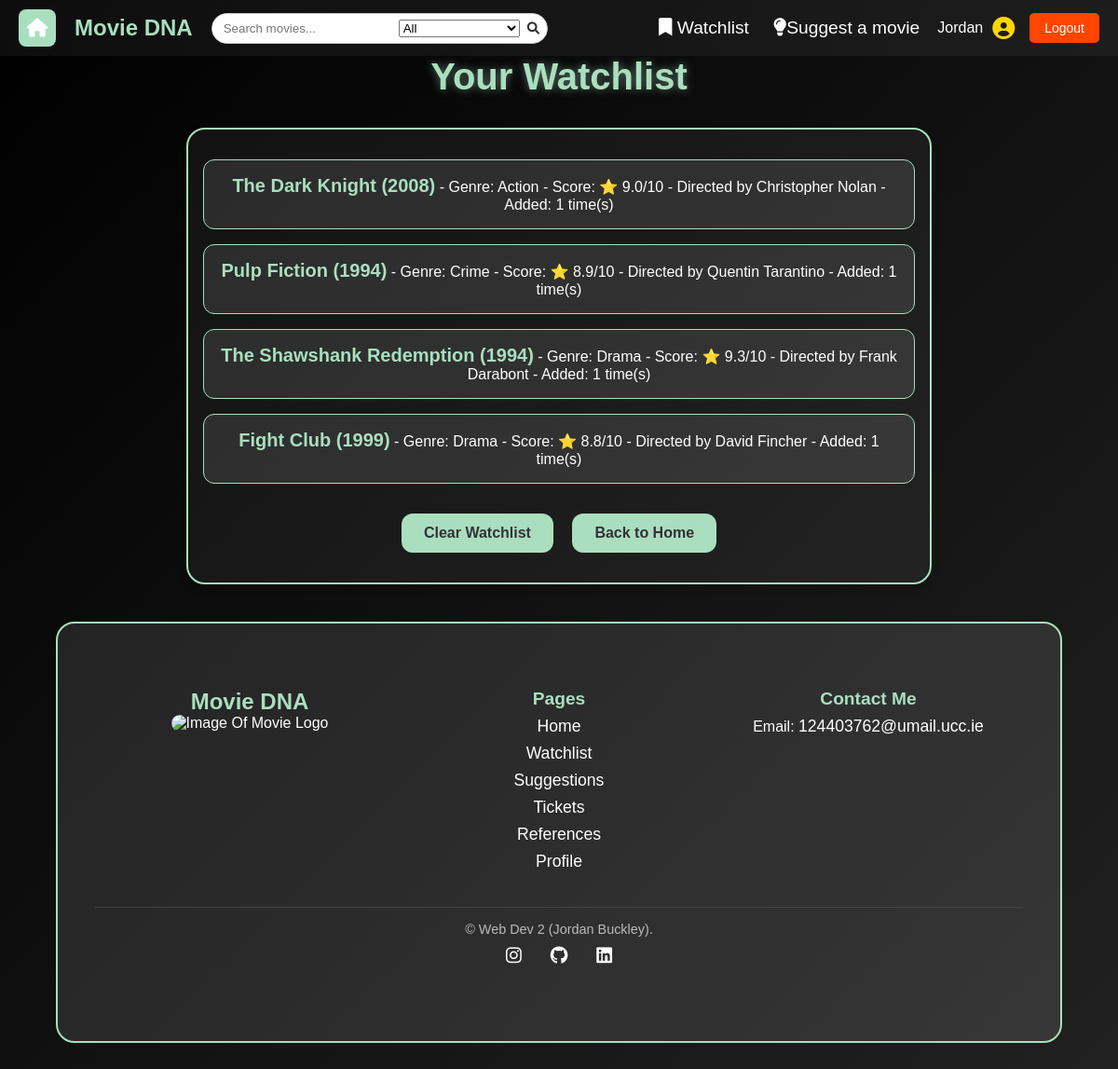
/watchlist (signed in), run on the app's committed database.
### tables this page shows
CREATE TABLE watchlist (
    user_id TEXT NOT NULL,
    movie_id INTEGER NOT NULL,
    count INTEGER DEFAULT 1,
    PRIMARY KEY (user_id, movie_id),
    FOREIGN KEY (user_id) REFERENCES users(user_id),
    FOREIGN KEY (movie_id) REFERENCES movies(movie_id)
);

CREATE TABLE movies 
(
    movie_id INTEGER PRIMARY KEY AUTOINCREMENT,
    title TEXT NOT NULL,
    genre TEXT NOT NULL,
    score FLOAT,
    year INTEGER,
    director TEXT,
    description TEXT
, image_path TEXT);

### app.py (the view)
@app.route("/watchlist")
@login_required
def cart():
    db = get_db()
    user_id = session["user_id"]
    watchlist = db.execute("""
        SELECT movies.*, watchlist.count
        FROM watchlist
        JOIN movies ON watchlist.movie_id = movies.movie_id
        WHERE watchlist.user_id = ?
    """, (user_id,)).fetchall()
    return render_template("watchlist.html", watchlist=watchlist)

### app.py (called while the page is built)
@app.before_request
def load_logged_in_user():
    g.user = session.get("user_id")
    g.is_admin = session.get("is_admin", False)

def login_required(view):
    @wraps(view)
    def wrapped_view(*args, **kwargs):
        if g.user is None:
            return(redirect(url_for("login", next=request.url)))
        return view(*args, **kwargs)
    return wrapped_view

### database.py (called while the page is built)
def get_db():
    if "db" not in g:
        g.db = sqlite3.connect(DATABASE,
                                detect_types=sqlite3.PARSE_DECLTYPES
                        )
        g.db.row_factory = sqlite3.Row
    return g.db

### templates/watchlist.html
{% extends "base.html" %}
{% block styles %}
<link rel="stylesheet" href="{{ url_for('static', filename='watchlist.css') }}">
{% endblock %}
{% block main_content %}
    <h1>Your Watchlist</h1>
    <section id="watchlist-links">
    {% if watchlist %}
        <ul>
            {% for movie in watchlist %}
                <li>
                    <strong>{{ movie.title }} ({{ movie.year }})</strong>
                    - Genre: {{ movie.genre }}
                    - Score: ⭐ {{ movie.score }}/10
                    - Directed by {{ movie.director }}
                    - Added: {{ movie.count }} time(s)
                </li>
            {% endfor %}
        </ul>
        <a href="{{ url_for('clear_watchlist') }}" class="btn">Clear Watchlist</a>
    {% else %}
        <p>Your watchlist is empty.</p>
    {% endif %}
    <a href="{{ url_for('index') }}" class="back-button">Back to Home</a>
    </section>
{% endblock %}

### static/styles.css (style rules this page uses)
* { margin: 0; padding: 0; box-sizing: border-box; }
body { font-family: 'Arial', sans-serif; background: linear-gradient(-45deg, #0f0f0f, #1c1c1c, #2c2c2c, #000000); background-size: 400% 400%; animation: movingBackground 10s ease infinite; color: white; text-align: center; min-height: 100vh; display: flex; flex-direction: column; }
.btn { display: inline-block; padding: 10px 20px; background: #A9DFBF; color: #333; text-decoration: none; font-size: 1rem; border-radius: 5px; transition: background 0.3s ease, transform 0.2s ease; margin: 5px; text-align: center; font-weight: bold; }
.back-button { display: inline-block; margin-top: 20px; padding: 10px 20px; background: #A9DFBF; color: #333; text-decoration: none; border-radius: 5px; transition: background 0.3s ease; }

### static/watchlist.css (style rules this page uses)
h1 { font-size: 2.5rem; color: #A9DFBF; margin-bottom: 2rem; text-shadow: 0 0 10px rgba(169, 223, 191, 0.5); }
#watchlist-links { max-width: 800px; margin: 0 auto; padding: 1rem; background: rgba(255, 255, 255, 0.05); border: 2px solid #A9DFBF; border-radius: 1.25rem; box-shadow: 0 4px 10px rgba(0, 0, 0, 0.2); }
#watchlist-links ul { list-style: none; padding: 0; }
#watchlist-links ul li { padding: 1rem; margin: 1rem 0; background: rgba(255, 255, 255, 0.1); border: 1px solid #A9DFBF; border-radius: 0.75rem; transition: background 0.3s ease, transform 0.3s ease, box-shadow 0.3s ease; }
#watchlist-links ul li strong { font-size: 1.25rem; color: #A9DFBF; }
.btn, .back-button { display: inline-block; margin: 1rem 0.5rem; padding: 0.75rem 1.5rem; background: #A9DFBF; color: #333; text-decoration: none; border-radius: 0.75rem; font-size: 1rem; font-weight: bold; transition: background 0.3s ease, transform 0.3s ease; }

### data on the page
watchlist: title "The Dark Knight", year "2008", genre "Action", score "9.0", director "Christopher Nolan", count "1"
watchlist: title "Pulp Fiction", year "1994", genre "Crime", score "8.9", director "Quentin Tarantino", count "1"
watchlist: title "The Shawshank Redemption", year "1994", genre "Drama", score "9.3", director "Frank Darabont", count "1"
watchlist: title "Fight Club", year "1999", genre "Drama", score "8.8", director "David Fincher", count "1"

### other printed values
{{ session['user_id'] }} "Jordan"
